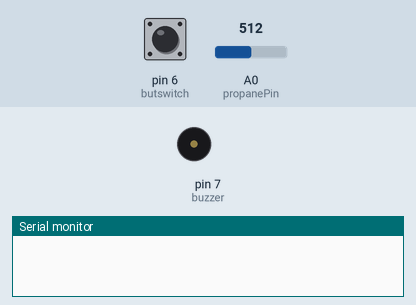
This sketch was run on a simulated Arduino Uno, built with avr-gcc and run on an emulated ATmega328P. On the bench: buzzer (waves = sounding, pin HIGH), the last lines printed to the serial monitor. Inputs (shaded band) come from the test bench; at power-on: A0 (propanePin) = 512, pin 6 (butswitch) HIGH. The modem accepts every AT command (registered, SIM ready, sends succeed) and sends nothing else.

Above: at 1.3 s.
1.4 s: A0 (propanePin) set to 416
4.9 s: A0 (propanePin) set to 392
At 6.4 s:
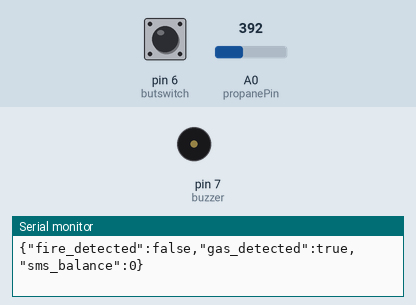
9.3 s: pin 6 (butswitch) pulled LOW for 3.2 s
At 10.4 s:
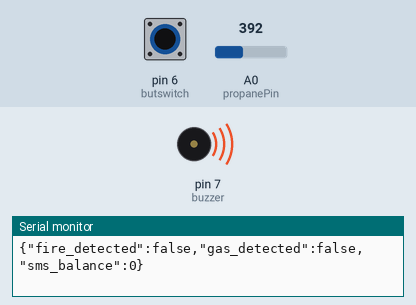
Timing chart, 0 to 14.4 s (numbered marks = the images above; inputs shaded):
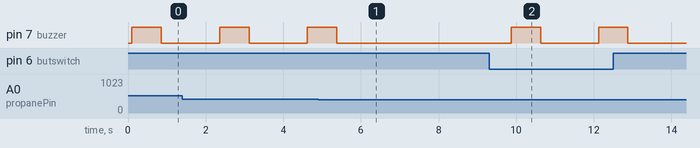

Measured:
- the behaviour switches between 401 and 400 on A0 (propanePin) (found by bisection; images 0 and 1)
- after the input at 4.9 s, pin 7 (buzzer): goes on until 5.4 s, then stays LOW
- after the input at 9.3 s, pin 7 (buzzer): alternates HIGH for 0.75 s and LOW for 1.5 s, 4 changes in all, then stays LOW, starting after 0.58 s

The sketch:

fire_alarm_gsm.ino
```cpp
#include <SoftwareSerial.h>

SoftwareSerial myGSM(9, 10); // TX - RX
String phoneNumber = "+639618084684"; // Default phone number
unsigned long lastLoadCheck = 0;
const unsigned long LOAD_CHECK_INTERVAL = 60000; // Check load every 1 minute
int smsBalance = 0; // Store SMS balance
int butswitch = 6;
int buzzer = 7;
int propanePin = A0;    // MQ-6 Gas sensor on analog pin A0
int butstate;
bool fireAlarmActive = false;
bool gasAlarmActive = false;
int propaneThreshold = 400;  // Adjust this threshold based on sensor calibration

void setup()
{
	Serial.begin(9600);
	pinMode(butswitch, INPUT_PULLUP);
	pinMode(buzzer, OUTPUT);
	pinMode(propanePin, INPUT);
	digitalWrite(buzzer, LOW);
	myGSM.begin(19200);
	delay(100);
}

void loop()
{
	// Check if there's a new phone number command
	if (Serial.available() > 0) {
		String command = Serial.readStringUntil('\n');
		if (command.startsWith("PHONE:")) {
			phoneNumber = command.substring(6);
			Serial.println("{\"phone_updated\":\"" + phoneNumber + "\"}");
		}
	}

	butstate = digitalRead(butswitch);
	int propaneLevel = analogRead(propanePin);

	// Check for fire alarm
	if (butstate == LOW) {
		fireAlarmActive = true;
		ActivateAlarm("FIRE");
	} else {
		fireAlarmActive = false;
	}

	// Check for propane gas
	if (propaneLevel > propaneThreshold) {
		gasAlarmActive = true;
		ActivateAlarm("GAS");
	} else {
		gasAlarmActive = false;
	}

	// Check SMS balance periodically
	if (millis() - lastLoadCheck >= LOAD_CHECK_INTERVAL) {
		checkSMSBalance();
		lastLoadCheck = millis();
	}

	// Send status to Python server
	Serial.print("{\"fire_detected\":");
	Serial.print(fireAlarmActive ? "true" : "false");
	Serial.print(",\"gas_detected\":");
	Serial.print(gasAlarmActive ? "true" : "false");
	Serial.print(",\"sms_balance\":");
	Serial.print(smsBalance);
	Serial.println("}");
	delay(1000);
}

void ActivateAlarm(String type)
{
	ActivateBuzzer();
	MakeCall();
	SendMessage(type);
	DeactivateBuzzer();
}

void ActivateBuzzer()
{
	digitalWrite(buzzer, HIGH);
	delay(100);
}

void DeactivateBuzzer()
{
	digitalWrite(buzzer, LOW);
	delay(500);
}

void MakeCall()
{
	myGSM.println("ATD" + phoneNumber + ";");
	delay(100);
	myGSM.println("Calling");
	delay(100);
}

void SendMessage(String type)
{
	myGSM.println("AT+CMGF=1");
	delay(100);
	myGSM.println("AT+CMGS=\"" + phoneNumber + "\"\r");
	delay(100);
	if (type == "FIRE") {
		myGSM.println("FIRE IS DETECTED!");
	} else if (type == "GAS") {
		myGSM.println("DANGEROUS PROPANE GAS LEVEL DETECTED!");
	}
	delay(100);
	myGSM.println((char)26);
	delay(100);
}

void checkSMSBalance() {
	myGSM.println("AT+CUSD=1,\"*143#\""); // Replace with your carrier's balance check code
	delay(1000);

	String response = "";
	while(myGSM.available()) {
		char c = myGSM.read();
		response += c;
	}

	// Parse the response to extract balance
	// This is a simple example - adjust based on your carrier's response format
	if (response.indexOf("Balance") != -1) {
		// Extract number from response
		int startIdx = response.indexOf("Balance:") + 8;
		int endIdx = response.indexOf(" ", startIdx);
		String balanceStr = response.substring(startIdx, endIdx);
		smsBalance = balanceStr.toInt();
	}
}
```
